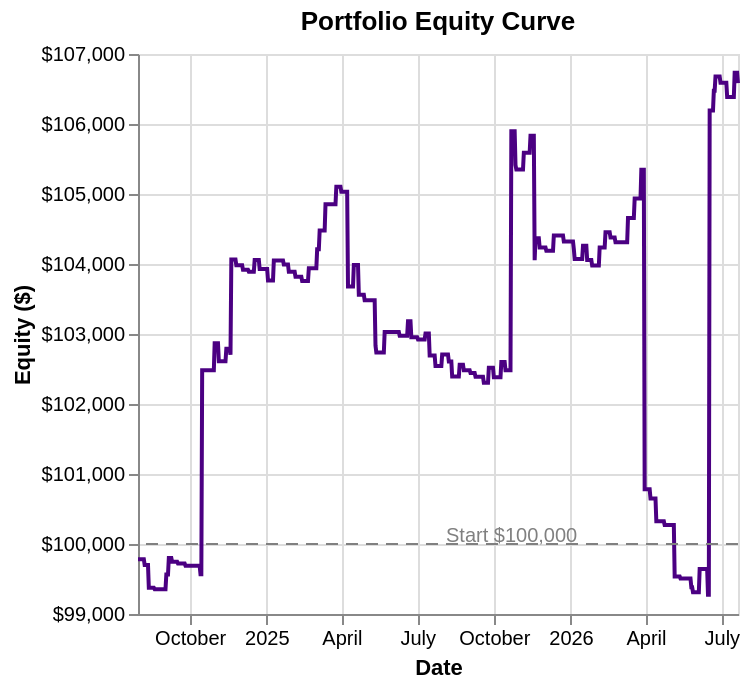

Notebook source saved alongside this figure:
### Markdown cell above
### Equity Curve

### Code cell
plot_equity_curve(result, config.capital)

### Figure 1 — Vega-Lite specification as saved in the notebook (floating-point values rounded to 4 significant figures; data arrays with more than 128 entries replaced by an {"elided": "..."} marker saying what was removed)
{"config": {"view": {"continuousWidth": 300, "continuousHeight": 300}}, "layer": [{"data": {"name": "data-d590c32286d56803baf6f62b89ce093d"}, "mark": {"type": "line", "color": "indigo", "strokeWidth": 2}, "encoding": {"tooltip": [{"field": "date", "title": "Date", "type": "temporal"}, {"field": "equity", "format": "$,.0f", "title": "Equity", "type": "quantitative"}], "x": {"field": "date", "title": "Date", "type": "temporal"}, "y": {"axis": {"format": "$,.0f"}, "field": "equity", "scale": {"zero": false}, "title": "Equity ($)", "type": "quantitative"}}, "name": "view_3096b572ed4d2c2b_0"}, {"data": {"name": "data-1a74b30a8964457bf0268ffead3a31d0"}, "mark": {"type": "rule", "color": "gray", "strokeDash": [6, 4]}, "encoding": {"y": {"field": "initial_capital", "type": "quantitative"}}}, {"data": {"name": "data-1a74b30a8964457bf0268ffead3a31d0"}, "mark": {"type": "text", "align": "left", "color": "gray", "dx": 4, "dy": -4, "fontSize": 10}, "encoding": {"text": {"value": "Start $100,000"}, "y": {"field": "initial_capital", "type": "quantitative"}}}], "height": 280, "params": [{"name": "equity_zoom", "select": {"type": "point", "encodings": ["x", "y"]}, "bind": "scales", "views": ["view_3096b572ed4d2c2b_0"]}], "title": "Portfolio Equity Curve", "width": "container", "$schema": "https://vega.github.io/schema/vega-lite/v6.4.1.json", "datasets": {"data-d590c32286d56803baf6f62b89ce093d": {"elided": "721 records"}, "data-1a74b30a8964457bf0268ffead3a31d0": [{"initial_capital": 100000.0}]}}
